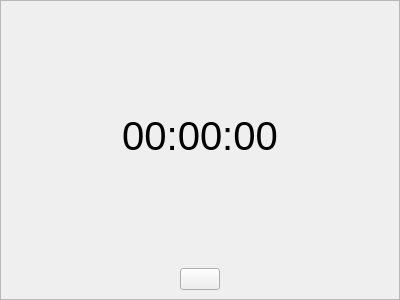
<?xml version="1.0" encoding="UTF-8"?>
<ui version="4.0">
 <class>StopwatchWidget</class>
 <widget class="QWidget" name="StopwatchWidget">
  <property name="geometry">
   <rect>
    <x>0</x>
    <y>0</y>
    <width>400</width>
    <height>300</height>
   </rect>
  </property>
  <property name="windowTitle">
   <string notr="true">Form</string>
  </property>
  <layout class="QVBoxLayout" name="verticalLayout">
   <property name="spacing">
    <number>0</number>
   </property>
   <property name="leftMargin">
    <number>0</number>
   </property>
   <property name="topMargin">
    <number>0</number>
   </property>
   <property name="rightMargin">
    <number>0</number>
   </property>
   <property name="bottomMargin">
    <number>0</number>
   </property>
   <item>
    <widget class="QFrame" name="frame">
     <property name="frameShape">
      <enum>QFrame::StyledPanel</enum>
     </property>
     <property name="frameShadow">
      <enum>QFrame::Raised</enum>
     </property>
     <layout class="QVBoxLayout" name="verticalLayout_2">
      <item>
       <widget class="QLabel" name="remainingLabel">
        <property name="font">
         <font>
          <pointsize>30</pointsize>
         </font>
        </property>
        <property name="text">
         <string notr="true">00:00:00</string>
        </property>
        <property name="alignment">
         <set>Qt::AlignCenter</set>
        </property>
       </widget>
      </item>
      <item>
       <layout class="QHBoxLayout" name="horizontalLayout">
        <item>
         <spacer name="horizontalSpacer">
          <property name="orientation">
           <enum>Qt::Horizontal</enum>
          </property>
          <property name="sizeHint" stdset="0">
           <size>
            <width>40</width>
            <height>20</height>
           </size>
          </property>
         </spacer>
        </item>
        <item>
         <widget class="QPushButton" name="resetButton">
          <property name="text">
           <string notr="true"/>
          </property>
          <property name="icon">
           <iconset theme="view-refresh">
            <normaloff>../timer</normaloff>../timer</iconset>
          </property>
          <property name="flat">
           <bool>true</bool>
          </property>
         </widget>
        </item>
        <item>
         <widget class="QPushButton" name="actionButton">
          <property name="text">
           <string/>
          </property>
         </widget>
        </item>
        <item>
         <widget class="QPushButton" name="removeButton">
          <property name="text">
           <string/>
          </property>
          <property name="icon">
           <iconset theme="list-remove">
            <normaloff>../timer</normaloff>../timer</iconset>
          </property>
          <property name="flat">
           <bool>true</bool>
          </property>
         </widget>
        </item>
        <item>
         <spacer name="horizontalSpacer_2">
          <property name="orientation">
           <enum>Qt::Horizontal</enum>
          </property>
          <property name="sizeHint" stdset="0">
           <size>
            <width>40</width>
            <height>20</height>
           </size>
          </property>
         </spacer>
        </item>
       </layout>
      </item>
     </layout>
    </widget>
   </item>
  </layout>
 </widget>
 <resources/>
 <connections/>
</ui>
